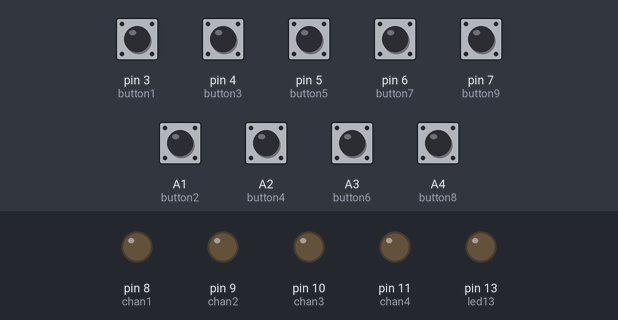
A sketch run on a simulated Arduino Uno, built with avr-gcc and run on an emulated ATmega328P. Shown: output pins drawn as LEDs (lit = HIGH). The test bench sets the inputs (shaded band); at power-on: A1 (button2), A2 (button4), A3 (button6), A4 (button8), pin 3 (button1), pin 4 (button3), pin 5 (button5), pin 6 (button7), pin 7 (button9) LOW.

Above: at 1.2 s.
1.3 s: pin 7 (button9) pulled HIGH for 0.15 s
At 1.4 s:
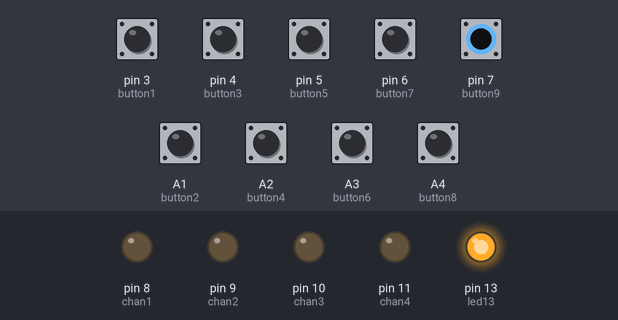
Timing chart, 0 to 4.3 s (numbered marks = the images above; inputs shaded):
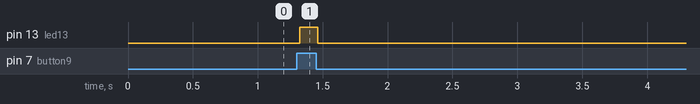

Measured:
- after the input at 1.3 s, pin 13 (led13): LOW → HIGH at once, → LOW 0.14 s later

The sketch:

BMCC_Control_MasterNBMini.ino
```cpp
/* For BMMCC Expansion Control of Camera Function, via DB-15 Port.
 * 4 Channel Control, Channel 4 is specifially tailored to the Audio Control of the camera
 * pressing the Up button will scroll up through the volume starting at 50%
 * pressing the Down button will scroll down through the volume starting at 50%
 * button 9 is to Mute Audio. Upcoming Functionality will include LANC and a Pot for the Volume control.
 * Written By John Kesl 2016
 */

const byte button1 = 3;
const byte button2 = A1;
const byte button3 = 4;
const byte button4 = A2;
const byte button5 = 5;
const byte button6 = A3;
const byte button7 = 6;
const byte button8 = A4;
const byte button9 = 7;
//const byte pot     = A0;
const byte led13   = 13;
const byte chan1   = 8;
const byte chan2   = 9;
const byte chan3   = 10;
const byte chan4   = 11;
byte buttonState;
//int sensorState;

void setup()
{
  pinMode(chan1,  OUTPUT);
  pinMode(chan2,  OUTPUT);
  pinMode(chan3,  OUTPUT);
  pinMode(chan4,  OUTPUT);
  pinMode(led13,  OUTPUT);
  pinMode(button1, INPUT);
  pinMode(button2, INPUT);
  pinMode(button3, INPUT);
  pinMode(button4, INPUT);
  pinMode(button5, INPUT);
  pinMode(button6, INPUT);
  pinMode(button7, INPUT);
  pinMode(button8, INPUT);
  pinMode(button9, INPUT);
}

void loop()
{
  buttonState = digitalRead(button1);   // Channel 1
  if (buttonState == HIGH)
  {
    digitalWrite(chan1, HIGH);
    delayMicroseconds(1498);
    digitalWrite(chan1, !HIGH);
    delay(22.5);
  }
  else
  {
    digitalWrite(chan1, !HIGH);
  }

  buttonState = digitalRead(button2);
  if (buttonState == HIGH)
  {
    digitalWrite(chan1, HIGH);
    delayMicroseconds(1488);
    digitalWrite(chan1, !HIGH);
    delay(22.5);
  }
  else
  {
    digitalWrite(chan1, !HIGH);
  }

  buttonState = digitalRead(button3);   // Channel 2
  if (buttonState == HIGH)
  {
    digitalWrite(chan2, HIGH);
    delayMicroseconds(1497);
    digitalWrite(chan2, !HIGH);
    delay(22.5);
  }
  else
  {
    digitalWrite(chan2, !HIGH);
  }

  buttonState = digitalRead(button4);
  if (buttonState == HIGH)
  {
    digitalWrite(chan2, HIGH);
    delayMicroseconds(1487);
    digitalWrite(chan2, !HIGH);
    delay(22.5);
  }
  else
  {
    digitalWrite(chan2, !HIGH);
  }

  buttonState = digitalRead(button5);   // Channel 3
  if (buttonState == HIGH)
  {
    digitalWrite(chan3, HIGH);
    delayMicroseconds(1496);
    digitalWrite(chan3, !HIGH);
    delay(22.5);
  }
  else
  {
    digitalWrite(chan3, !HIGH);
  }

  buttonState = digitalRead(button6);
  if (buttonState == HIGH)
  {
    digitalWrite(chan3, HIGH);
    delayMicroseconds(1486);
    digitalWrite(chan3, !HIGH);
    delay(22.5);
  }
  else
  {
    digitalWrite(chan3, !HIGH);
  }

  buttonState = digitalRead(button7);    // Channel 4
  for (int d=1500; d<=1999; d=d+10)
  {
    if (digitalRead(button7) == HIGH)
    {
    digitalWrite(chan4, HIGH);
    delayMicroseconds(d);
    digitalWrite(chan4, !HIGH);
    delay(128);
    }
    else if (digitalRead(button7) == !HIGH)
    break;
  }

 buttonState = digitalRead(button8);
  for (int d=1500; d>=995; d=d-10)
  {
    if (digitalRead(button8) == HIGH)
    {
    digitalWrite(chan4, HIGH);
    delayMicroseconds(d);
    digitalWrite(chan4, !HIGH);
    delay(128);
    }
    else if (digitalRead(button8) == !HIGH)
    break;
  }

  buttonState = digitalRead(button9);
  if (buttonState == HIGH)
  {
    digitalWrite(chan4, HIGH);
    delayMicroseconds(995);
    digitalWrite(chan4, !HIGH);
    delay(22.5);
    digitalWrite(led13, HIGH);
  }
  else
  {
    digitalWrite(chan4, !HIGH);
    digitalWrite(led13, !HIGH);
  }
}
```
